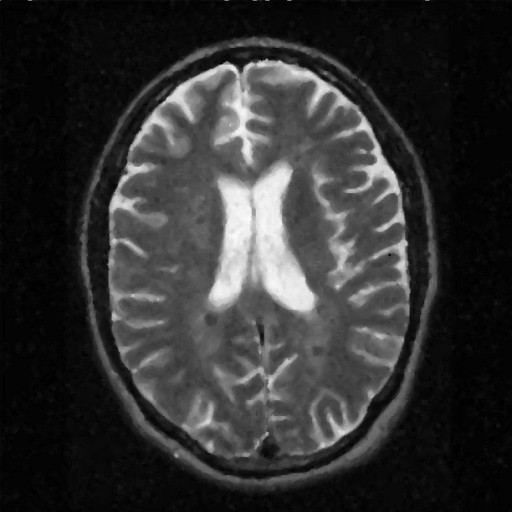
#> input picture BrainOriginal.png, 512 x 512 px, given in place of BrainOriginal.png.png, which was not available
$ python -i funcoes.py   (imports and definitions only)
#> lines starting #> are read from the running program, lines starting #| are printed output that depends on the picture; after the words box and inside, x2 and y2 are one past the last pixel; in counts of white or black regions, pixels touching at a corner belong together; pictures that were not available may be replaced by others from this repository, and a replacement may not be noted
import numpy as np
import cv2
import matplotlib.pyplot as plt


def normalize(img, nivel=255.):
    _min = np.amin(img)
    _max = np.amax(img)
    result = (img - _min) * nivel / (_max - _min)

    return np.uint8(result)


def speckle(img):
    saida = img.copy()
    mask = np.random.rand(saida.shape[0], saida.shape[1])

    return normalize(saida * mask, 255.)


def calculaMSE(imagem_original, imagem_ruidosa):
    soma_dif = 0
    for i in range(imagem_original.shape[0]):
        for j in range(imagem_ruidosa.shape[1]):
            soma_dif += float((float(imagem_original[i, j]) - float(imagem_ruidosa[i, j])) ** 2)

    return soma_dif / (imagem_original.shape[0] * imagem_original.shape[1])


def calculaPSNR(imagem_original, imagem_ruidosa):
    return np.max(np.log10(((np.max(imagem_original) ** 2) / calculaMSE(imagem_original, imagem_ruidosa)))) * 10


def salt_and_paper(imagem, intensidade_min=6000, intensidade=10000):
    imagem_ruidosa = imagem.copy()  # copia da imagem original

    # dimensões da imagem
    row, col = imagem_ruidosa.shape

    # espalha pixels brancos
    numero_de_pixels = np.random.randint(intensidade_min, intensidade)
    for i in range(numero_de_pixels):
        x_coord = np.random.randint(0, row)
        y_coord = np.random.randint(0, col)
        imagem_ruidosa[x_coord][y_coord] = 255

    # espalha pixels pretos
    numero_de_pixels = np.random.randint(intensidade_min, intensidade)
    for i in range(numero_de_pixels):
        x_coord = np.random.randint(0, row)
        y_coord = np.random.randint(0, col)
        imagem_ruidosa[x_coord][y_coord] = 0

    return imagem_ruidosa


def filtroMediana(image):
    result = image.copy()
    for i in range(1, result.shape[0] - 1):
        for j in range(1, result.shape[1] - 1):
            result[i, j] = np.sort(
                [result[i + 1, j],
                 result[i, j],
                 result[i - 1, j],
                 result[i + 1, j - 1],
                 result[i, j - 1],
                 result[i - 1, j - 1],
                 result[i + 1, j + 1],
                 result[i, j + 1],
                 result[i - 1, j + 1]]
            )[4]

    return result


def contornoThresh(img):
    # Converte para RGB
    image = cv2.cvtColor(img.copy(), cv2.COLOR_BGR2RGB)
    # Converte para escala de cinza
    gray = cv2.cvtColor(image, cv2.COLOR_RGB2GRAY)

    # Cria imagem binária de threshold
    # , binary = cv.threshold(gray, 50, 255, cv.THRESH_BINARYINV)
    _, binario = cv2.threshold(gray,0,225,cv2.THRESH_BINARY+cv2.THRESH_OTSU)

    # Encontre os contornos da imagem com threshold
    contours, hierarchy = cv2.findContours(binario, cv2.RETR_TREE, cv2.CHAIN_APPROX_SIMPLE)

    num_contornos = str(len(contours))

    # Plotar contornos
    contorno = cv2.drawContours(image, contours, -1, (0, 255, 0), 2)

    return binario, contorno, num_contornos


def f(imagem):
#> called with imagem = 'BrainOriginal.png'
    imagem_original = cv2.imread(f"imagens/{imagem}.png", 0)  # abre a imagem
#> imagem_original is the input picture: shape (512, 512); min 0, max 251, mean 49.2
    ruido = salt_and_paper(imagem_original, 5000)  # faz o ruido
#> after the loop in salt_and_paper, `for i in range(numero_de_pixels):`:
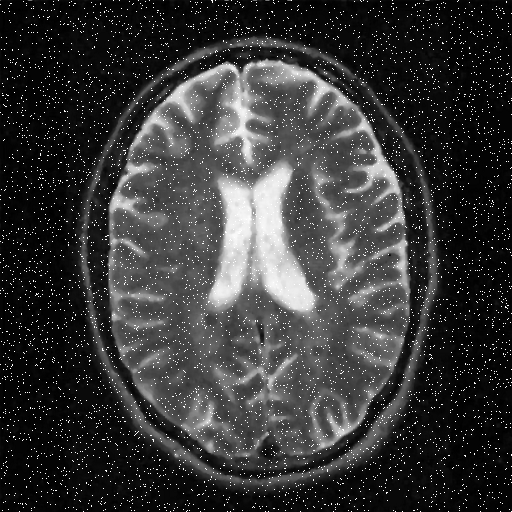
#> imagem_ruidosa: shape (512, 512); 2.91% of pixels changed, all inside (x1, y1, x2, y2) = (0, 0, 512, 512)
#> after the loop in salt_and_paper, `for i in range(numero_de_pixels):`:
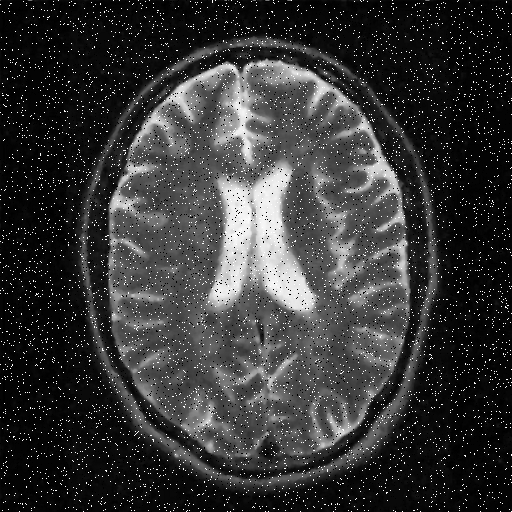
#> imagem_ruidosa: shape (512, 512); 2.28% of pixels changed, all inside (x1, y1, x2, y2) = (0, 0, 512, 512)
    edges = cv2.Canny(imagem_original, 100, 200)
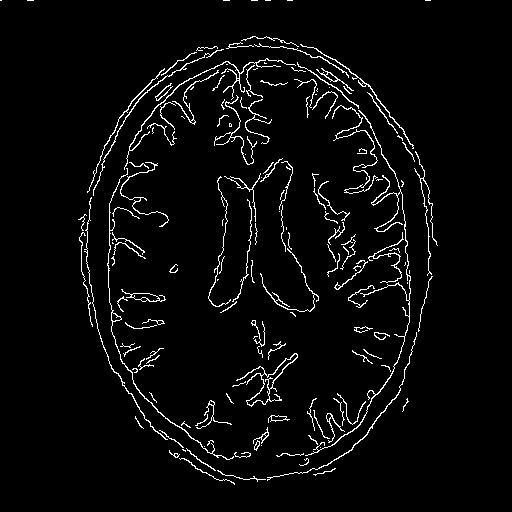
#> edges: shape (512, 512); 3.8% white in thin lines or dots, all inside (x1, y1, x2, y2) = (0, 0, 438, 485)
    imagem_mediana = filtroMediana(ruido)  # aplica o filtro da mediana
    binario, bordas, n_bordas = contornoThresh(imagem_original)
#> in contornoThresh, `_, binario = cv2.threshold(gray,0,225,cv2.THRESH_BINARY+cv2.THRESH_OTSU)`:
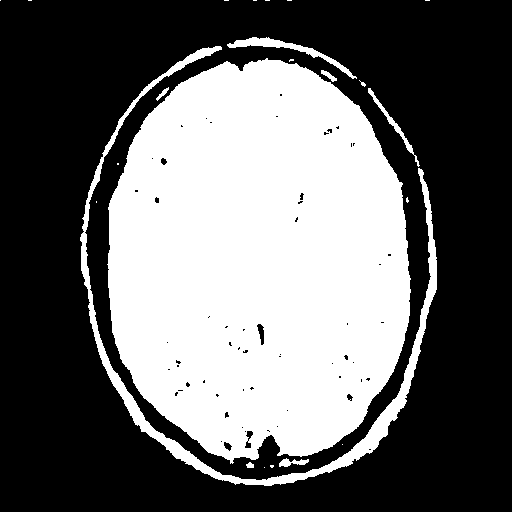
#> binario: shape (512, 512); values 0 (black) and 225 (white), 40.2% white; 23 white regions (15 under 20 px)
#> in contornoThresh, `contours, hierarchy = cv2.findContours(binario, cv2.RETR_TREE, cv2.CHA..`: contours = 84 contours, 65 with area under 20; largest, box (x1, y1, x2, y2) and area: (107, 58, 411, 464) 96550, (80, 46, 437, 486) 6353, (227, 37, 357, 79) 692, (368, 88, 420, 167) 268, (279, 458, 309, 467) 112
#> in contornoThresh, `num_contornos = str(len(contours))`: num_contornos = '84'
#> in contornoThresh, `contorno = cv2.drawContours(image, contours, -1, (0, 255, 0), 2)`:
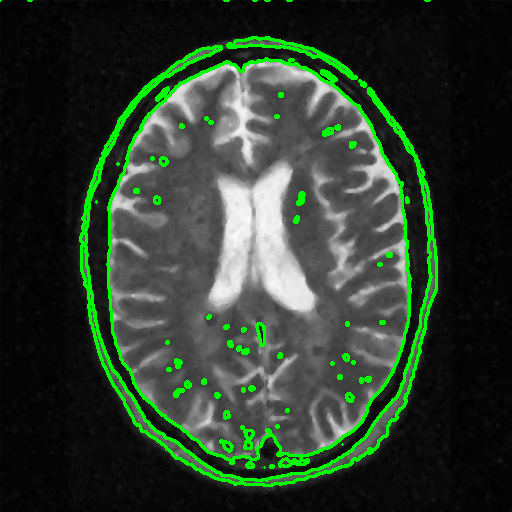
#> contorno: shape (512, 512, 3); mean R, G, B 45.1, 60.4, 45.1
#> n_bordas = '84'

    # configuração do histograma
    cols = ['ImgOriginal', 'ImgNoise', 'ImgCanny']
    imgs = [imagem_original, ruido, edges]
    fig, axs = plt.subplots(2, 3)
    for i in range(3):
        axs[0, i].imshow(imgs[i], cmap='gray')
        axs[1, i].hist(imgs[i].ravel(), bins=25, range=[0, 256])
        axs[0, i].set_title(cols[i])

    # configuração do histograma
    cols = ['mediana', 'medianaCanny']
    imgs = [imagem_mediana, edges]
    fig, axs = plt.subplots(2, 2)
    for i in range(2):
        axs[0, i].imshow(imgs[i], cmap='gray')
        axs[1, i].hist(imgs[i].ravel(), bins=25, range=[0, 256])
        axs[0, i].set_title(cols[i])

    cols = ['binario', 'contornada']
    imgs = [binario, bordas]
    fig, axs = plt.subplots(2, 2)
    for i in range(2):
        axs[0, i].imshow(imgs[i])
        axs[1, i].hist(imgs[i].ravel(), bins=25, range=[0, 256])
        axs[0, i].set_title(cols[i])

    '''
    # print dos PSNR da imagem
    print(f"PSNR ruidosa: {str(calculaPSNR(imagem_original, ruido))}")
    print(f"PSNR mediana: {str(calculaPSNR(imagem_original, imagem_mediana))}")
    print(f"PSNR highboost: {str(calculaPSNR(imagem_original, imagem_highboost))}\n\n")
    '''
    plt.show()
#> figure, not shown here; panel 4: tallest bar 111609 high, from x = 8.88e-16 to 10.24; panel 5: tallest bar 111942 high, from x = 8.88e-16 to 10.24; panel 6: tallest bar 252156 high, from x = 8.88e-16 to 10.24
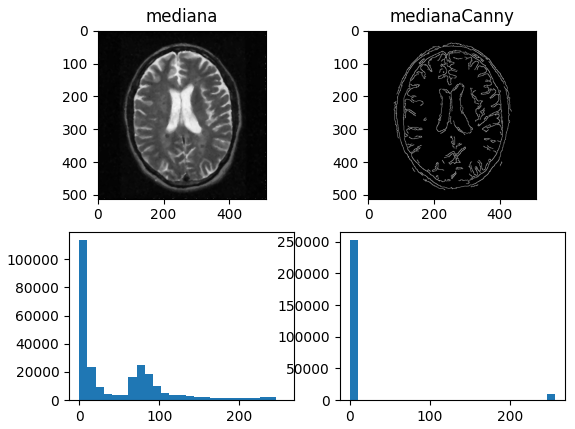
#> figure drawn by matplotlib, 4 panels; panel 3: tallest bar 113421 high, from x = 8.88e-16 to 10.24; panel 4: tallest bar 252156 high, from x = 8.88e-16 to 10.24
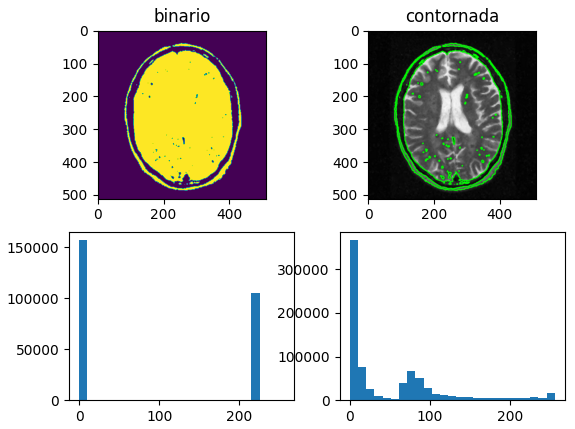
#> figure drawn by matplotlib, 4 panels; panel 3: tallest bar 156712 high, from x = 8.88e-16 to 10.24; panel 4: tallest bar 366255 high, from x = 8.88e-16 to 10.24

>>> result = f('BrainOriginal.png')

$ run again, on gatos.jpg
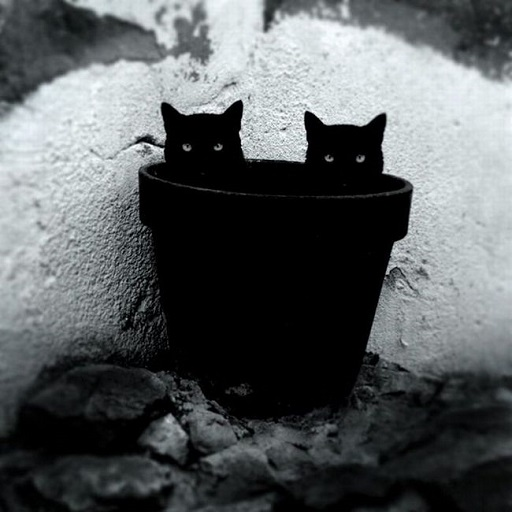
#> input picture gatos.jpg, 512 x 512 px, given in place of gatos.jpg.png, which was not available
#> in f, `edges = cv2.Canny(imagem_original, 100, 200)`:
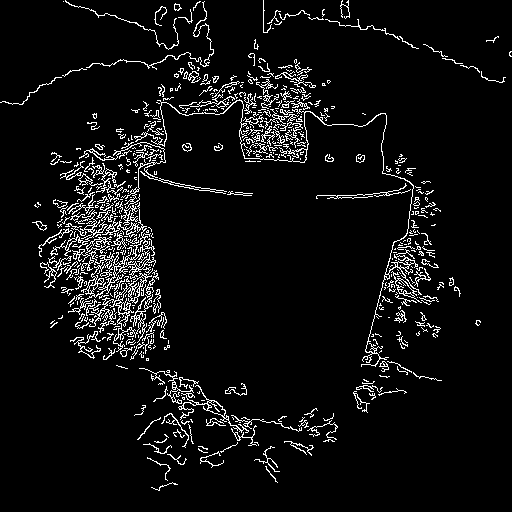
#> edges: shape (512, 512); 6.1% white in thin lines or dots
#> binario: shape (512, 512); values 0 (black) and 225 (white), 39% white; 192 white regions (167 under 20 px)
#> contours = 423 contours, 389 with area under 20; largest, box (x1, y1, x2, y2) and area: (0, 0, 512, 376) 100637, (173, 24, 213, 64) 785, (152, 414, 186, 452) 421, (194, 406, 224, 437) 152, (126, 56, 156, 63) 110
#> num_contornos = '423'
#> in f, `plt.show()`:
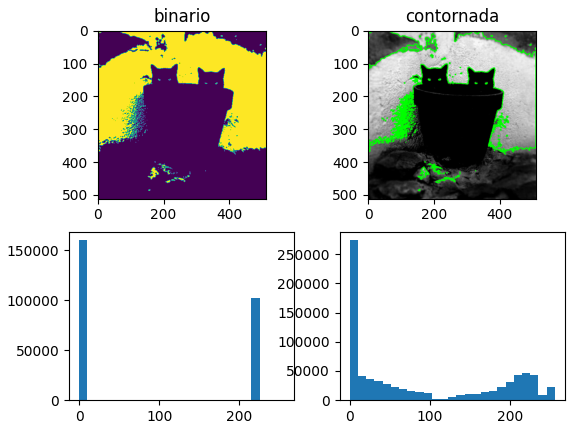
#> figure drawn by matplotlib, 4 panels; panel 3: tallest bar 159794 high, from x = 8.88e-16 to 10.24; panel 4: tallest bar 273855 high, from x = 8.88e-16 to 10.24
